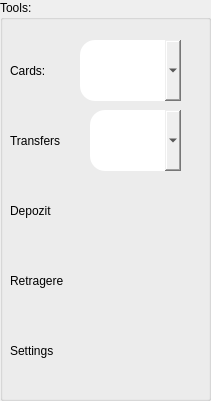
   <widget class="QGroupBox" name="tools">
    <property name="geometry">
     <rect>
      <x>130</x>
      <y>100</y>
      <width>211</width>
      <height>401</height>
     </rect>
    </property>
    <property name="title">
     <string>Tools:</string>
    </property>
    <widget class="QComboBox" name="cards_box">
     <property name="geometry">
      <rect>
       <x>80</x>
       <y>40</y>
       <width>101</width>
       <height>61</height>
      </rect>
     </property>
     <property name="styleSheet">
      <string notr="true">#cards_box {
    background-color: transparent;
    border-image: url(:/rec/img/cards_logo.png);
    background: none;
    border: none;
    background-repeat: none;
    border-radius: 15px;
    color: transparent;
}

#cards_box:pressed {
    border-image: url(:/rec/img/cards_logo.png);
    background-color: transparent;
    border: none;
}
</string>
     </property>
    </widget>
    <widget class="QComboBox" name="transfer_box">
     <property name="geometry">
      <rect>
       <x>90</x>
       <y>110</y>
       <width>91</width>
       <height>61</height>
      </rect>
     </property>
     <property name="styleSheet">
      <string notr="true">#transfer_box {
    background-color: transparent;
    border-image: url(:/rec/img/transfers_logo.png);
    background: none;
    border: none;
    background-repeat: none;
    border-radius: 15px;
	color: transparent;
}

#transfer_box:pressed {
    border-image: url(:/rec/img/transfers_logo.png);
    background-color: transparent;
    border: none;
}
</string>
     </property>
     <item>
      <property name="text">
       <string>Cont Propriu</string>
      </property>
     </item>
     <item>
      <property name="text">
       <string>Interbancare</string>
      </property>
     </item>
     <item>
      <property name="text">
       <string>POS</string>
      </property>
     </item>
    </widget>
    <widget class="QPushButton" name="DepositButton">
     <property name="geometry">
      <rect>
       <x>100</x>
       <y>190</y>
       <width>101</width>
       <height>61</height>
      </rect>
     </property>
     <property name="styleSheet">
      <string notr="true">#DepositButton {
    background-color: transparent;
    border-image: url(:/rec/img/depunere.png);
    background: none;
    border: none;
    background-repeat: none;    
    color: transparent;
}

#DepositButton:pressed {
    border-image: url(:/rec/img/depunere.png);
    background-color: transparent;
    border: none;
}
</string>
     </property>
     <property name="text">
      <string/>
     </property>
    </widget>
    <widget class="QPushButton" name="WidrawButton">
     <property name="geometry">
      <rect>
       <x>100</x>
       <y>250</y>
       <width>101</width>
       <height>61</height>
      </rect>
     </property>
     <property name="styleSheet">
      <string notr="true">#WidrawButton {
    background-color: transparent;
    border-image: url(:/rec/img/retragere.png);
    background: none;
    border: none;
    background-repeat: none;    
    color: transparent;
}

#WidrawButton:pressed {
    border-image: url(:/rec/img/retragere.png);
    background-color: transparent;
    border: none;
}
</string>
     </property>
     <property name="text">
      <string/>
     </property>
    </widget>
    <widget class="QPushButton" name="SettingsButton">
     <property name="geometry">
      <rect>
       <x>90</x>
       <y>320</y>
       <width>111</width>
       <height>61</height>
      </rect>
     </property>
     <property name="styleSheet">
      <string notr="true">#SettingsButton{
    background-color: transparent;
    border-image: url(:/rec/img/setting_logo.png);
    background: none;
    border: none;
    background-repeat: none;    
    color: transparent;
}

#SettingsButton:pressed {
    border-image: url(:/rec/img/setting_logo.png);
    background-color: transparent;
    border: none;
}
</string>
     </property>
     <property name="text">
      <string/>
     </property>
    </widget>
    <widget class="QLabel" name="label_2">
     <property name="geometry">
      <rect>
       <x>10</x>
       <y>50</y>
       <width>41</width>
       <height>41</height>
      </rect>
     </property>
     <property name="styleSheet">
      <string notr="true"># label2{
    background-color: grey

    border: black;
    background-repeat: none; 
   color:black; 
	background-color: rgb(206, 255, 93);
}
</string>
     </property>
     <property name="text">
      <string>Cards:</string>
     </property>
    </widget>
    <widget class="QLabel" name="label_3">
     <property name="geometry">
      <rect>
       <x>10</x>
       <y>120</y>
       <width>51</width>
       <height>41</height>
      </rect>
     </property>
     <property name="styleSheet">
      <string notr="true"># label2{
    background-color: grey

    border: black;
    background-repeat: none; 
   color:black; 
	background-color: rgb(206, 255, 93);
}
</string>
     </property>
     <property name="text">
      <string>Transfers</string>
     </property>
    </widget>
    <widget class="QLabel" name="label_4">
     <property name="geometry">
      <rect>
       <x>10</x>
       <y>190</y>
       <width>51</width>
       <height>41</height>
      </rect>
     </property>
     <property name="styleSheet">
      <string notr="true"># label2{
    background-color: grey

    border: black;
    background-repeat: none; 
   color:black; 
	background-color: rgb(206, 255, 93);
}
</string>
     </property>
     <property name="text">
      <string>Depozit</string>
     </property>
    </widget>
    <widget class="QLabel" name="label_5">
     <property name="geometry">
      <rect>
       <x>10</x>
       <y>260</y>
       <width>61</width>
       <height>41</height>
      </rect>
     </property>
     <property name="styleSheet">
      <string notr="true"># label2{
    background-color: grey

    border: black;
    background-repeat: none; 
   color:black; 
	background-color: rgb(206, 255, 93);
}
</string>
     </property>
     <property name="text">
      <string>Retragere</string>
     </property>
    </widget>
    <widget class="QLabel" name="label_6">
     <property name="geometry">
      <rect>
       <x>10</x>
       <y>330</y>
       <width>51</width>
       <height>41</height>
      </rect>
     </property>
     <property name="styleSheet">
      <string notr="true"># label2{
    background-color: grey

    border: black;
    background-repeat: none; 
   color:black; 
	background-color: rgb(206, 255, 93);
}
</string>
     </property>
     <property name="text">
      <string>Settings</string>
     </property>
    </widget>
   </widget>
